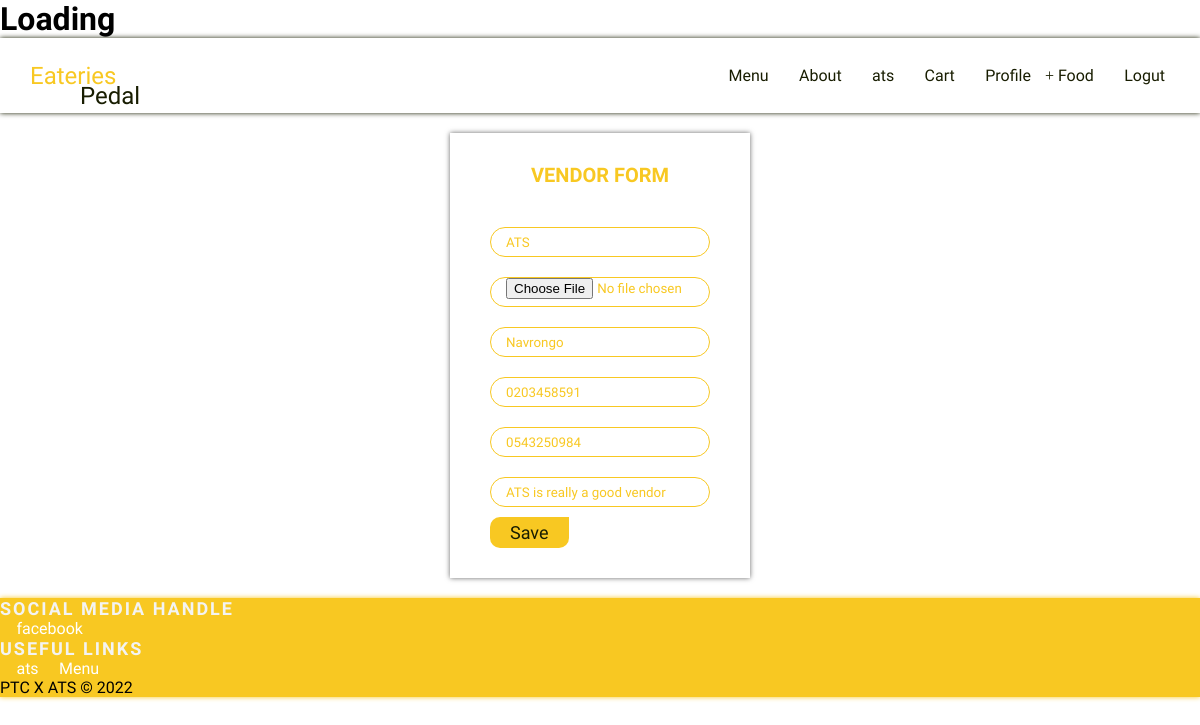
Page /vendor/profile-update (signed in) on the committed database.
### accounts/models.py (models this page shows, shortened)
class User(AbstractUser):
    userType_select = (
        ('Consumer', 'Consumer'),
        ('Food vendor', 'Food vendor'),
    )
    user_type = models.CharField(choices=userType_select, max_length=15)
    gender_select = (
        ('male', 'Male'),
        ('female', 'Female'),
    )
    gender = models.CharField(choices=gender_select, max_length=6, blank=True,null= True)

### vendor/models.py (models this page shows, shortened)
class VendorAcount(models.Model):
    user = models.ForeignKey(User, related_name='vendor', on_delete=models.CASCADE, blank=True, null=True)
    business_name = models.CharField(max_length=255)
    photo = models.ImageField(default="profile/logo.png",  upload_to='profile/')
    location = models.CharField(max_length=255)
    contact = models.CharField(max_length=15)
    contact_2 = models.CharField(max_length=15, null=True, blank=True)
    ratings = models.BigIntegerField(default=0)
    description = models.CharField(max_length=1024)

### vendor/views.py (the view, shortened to what this page needs)
# urls.py: path('profile-update', vendorProfileEdit, name='profileUpdate'),
@login_required
def vendorProfileEdit(request):
    user = request.user
    if user.user_type == 'Consumer':
        return redirect('home:index')
    instance = get_object_or_404(VendorAcount, user=user)
    vform = VendorProfileForm(request.POST or None,  request.FILES or None,instance=instance )
    context = {
        'form': vform,
        'title': "Vendor Account Registration",
    }
    template_name = 'profileEdit.html'
    return render(request, template_name, context)

### vendor/forms.py
class VendorProfileForm(forms.ModelForm):
     business_name = forms.CharField(label=False, widget=forms.TextInput(attrs={
      'class':'form-item mb-10',
      'placeholder': 'Business name'
      }))
     location = forms.CharField(label=False, widget=forms.TextInput(attrs={
      'class':'form-item mb-10',
      'placeholder': 'Location'
      }))
     contact = forms.CharField(label=False, widget=forms.TextInput(attrs={
      'class':'form-item mb-10',
      'placeholder': 'contact 1'
      }))
     contact_2 = forms.CharField(label=False, widget=forms.TextInput(attrs={
      'class':'form-item mb-10',
      'placeholder': 'Contact 2'
      }))
     description = forms.CharField(label=False, widget=forms.TextInput(attrs={
      'class':'form-item mb-10',
      'placeholder': 'Description'
      }))
     photo = forms.ImageField(label=False,  widget=forms.FileInput(attrs={
      'class':'form-item mb-10',
      }))
     class Meta:
          model = VendorAcount
          fields=[
                'business_name',
                'photo',
                'location',
                'contact',
                'contact_2',
                'description',
            ]

### templates/profileEdit.html (shortened to what this page needs)
{% extends 'base.html' %}
{% load static %}
{% block content %}
<div class="login  flex-center">
    <div class="card-200 m-20">
        <h1 class="h1-pr m-10 text-center mb-30">Vendor Form</h1>
        <div class="textbox flex-center-column mb-30">
            <form enctype="multipart/form-data" action="{% url 'vendor:profileUpdate' %}" method="POST">
                {{form.as_p}}
                <button type="submit" class="btn-3-round f-18">Save</button>
            </form>
        </div>
    </div>
</div>
{% endblock %}

### templates/nav.html (shortened to what this page needs)
<div class="nav-bar shadow fixed-top">
  <a href="/"><h2 class="logo-d">Eateries</h2></a>
  <nav class="visible">
    <a href="{% url 'home:menu' %}" class="btn-link-d nav-link"><i class="fa fas fa-list"></i> Menu</a>
    <a href="{% url 'home:about' %}" class="btn-link-d nav-link"><i class="fa fas fa-info"></i> About</a>
    {% if request.user.is_authenticated %}
    <a href="#" class="btn-link-d nav-link"><i class="fa fa-user"></i> {{request.user}}</a>
    {% if user.my_cart.exists %}
    <a href="{% url 'cart:home' %}" class="btn-link-d nav-link"><i class="fa fas fa-shopping-cart"></i> Cart</a>
    {% endif%}
    {% if user.vendor.exists %}
    <a href="{% url 'vendor:profile' %}" class="btn-link-d nav-link"><i class="fa far fa-user"></i> Profile</a>
    <a href="{% url 'vendor:foodAdd' %}" class="btn-link-d nav-link"><i class="fa far fa-plus"></i> Food</a>
    {% endif %}
    <a href="{% url 'account:logout' %}" class="btn-link-d nav-link"><i class="fa fas fa-sign-out-alt"></i> Logut</a>
    {% else %}
    <a href="{% url 'account:login' %}" class="btn-link-d nav-link"><i class="fa fas fa-sign-in-alt"></i> Login</a>
    <a href="{% url 'account:register' %}" class="btn-link-d nav-link"><i class="fa fas fa-user-plus"></i> Signup</a>
    {% endif %}
  </nav>
</div>

### templates/footer.html
<footer class="bg-pr shadow-pr">
    <div class="footer-nav">
        <div class="handles">
            <h2 class="h1-l">Social Media Handle</h2>
            <a href="#" class="btn-link-l"><i class="fab fa-facebook"></i> facebook </a>
        </div>
        <div class="links">
            <h2 class="h1-l">Useful Links</h2>
            {% if request.user.is_authenticated %}
            <a href="#" class="btn-link-l"><i class="fa fa-user"></i> {{request.user}}</a>
            {% else %}
            <a href="{% url 'account:login' %}" class="btn-link-l"><i class="fa fa-arrow-left"></i> Login</a>
            <a href="{% url 'account:register' %}" class="btn-link-l"><i class="fa fa-arrow-left"></i> Signup</a>
            {% endif %}
            <a href="{% url 'home:menu' %}" class="btn-link-l"><i class="fa fa-arrow-left"></i> Menu</a>
        </div>
    </div>
    <div class="dev">PTC X ATS © 2022 </div>
  </footer>

### static/style.css (style rules this page uses)
:root { --pl-color : #FAE800; --pr-color : #F8C822; --danger-color: #c93712; --success-color: #0fb400; --hpr-color: #c9a112; --dk-color: rgb(24, 29, 1); --gray-color: #686868; --whitish: hsl(0, 0%, 100%); --white: #F3F3F3; }
* { margin: 0; padding: 0; font-family: 'Electrolize'; box-sizing: border-box; text-decoration: none; scroll-behavior: smooth; }
.h1-pr { font-size: 20px; color: var(--pr-color); text-transform: uppercase; }
.f-18 { font-size: 18px; }
.h1-l { font-size: 18px; letter-spacing: 2px; color: var(--white); text-transform: uppercase; }
.text-center { text-align: center; }
.bg-pr { background-color: var(--pr-color); }
.m-10 { margin: 10px; }
.m-20 { margin: 20px; }
.mb-10 { margin-block: 10px; }
.mb-30 { margin-block: 30px; }
.logo-d { font-weight: 400; color: var(--pr-color); position: relative; }
.logo-d::after { color: var(--dk-color); content: 'Pedal'; position: absolute; bottom: -20px; left: 50px; }
.shadow { box-shadow: 0 0 5px var(--dk-color); }
.shadow-pr { box-shadow: 0 0 5px var(--pr-color); }
.btn, .btn-3-round, .btn-round, .btn-lg, .btn-lg-round { color: var(--dk-color); background-color: var(--pr-color); padding: 5px 20px; transition: 0.5s; cursor: pointer; width: fit-content; border: none; }
.btn-3-round { border-radius: 10px 0 10px 10px; }
.btn-link-l { color: var(--whitish); transition: 0.5s; }
.btn-link-d { color: var(--dk-color); transition: 0.5s; }
.nav-link { position: relative; }
.nav-link::after { content: ''; position: absolute; bottom: -5px; background-color: var(--pr-color); left: 0; width: 0; height: 3px; transition: .5s; }
.flex-center { display: flex; justify-content: center; align-items: center; }
.flex-center-column { display: flex; justify-content: center; align-items: center; flex-direction: column; }
.card-200 { position: relative; width: 300px; background-color: var(--whitish); box-shadow: 0 0 5px var(--gray-color); }
.form-item { width: 220px; height: 30px; border: 1px solid var(--pr-color); border-radius: 50px; outline: none; padding-inline: 15px; color: var(--pr-color); transition: 0.4s; position: relative; }
.nav-bar, .nav-bar-transparent { width: 100%; height: 75px; background-color: var(--whitish); display: flex; align-items: center; justify-content: space-between; padding-inline: 30px; z-index: 4; }
nav a { margin-inline: 5px; }

### static/css/brands.css (style rules this page uses)
:root, :host { --fa-font-brands: normal 400 1em/1 "Font Awesome 6 Brands"; }
.fab, .fa-brands { font-family: 'Font Awesome 6 Brands'; font-weight: 400; }
.fa-facebook:before { content: "\f09a"; }

### rows in the picture
User: user "ats"
VendorAcount: business_name "ATS", location "Navrongo", contact "0203458591", contact_2 "0543250984", description "ATS is really a good vendor"
